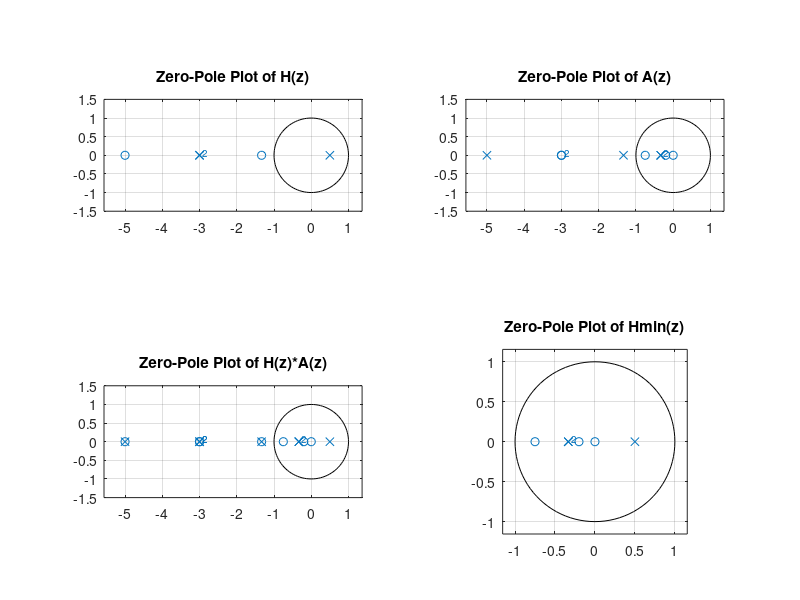
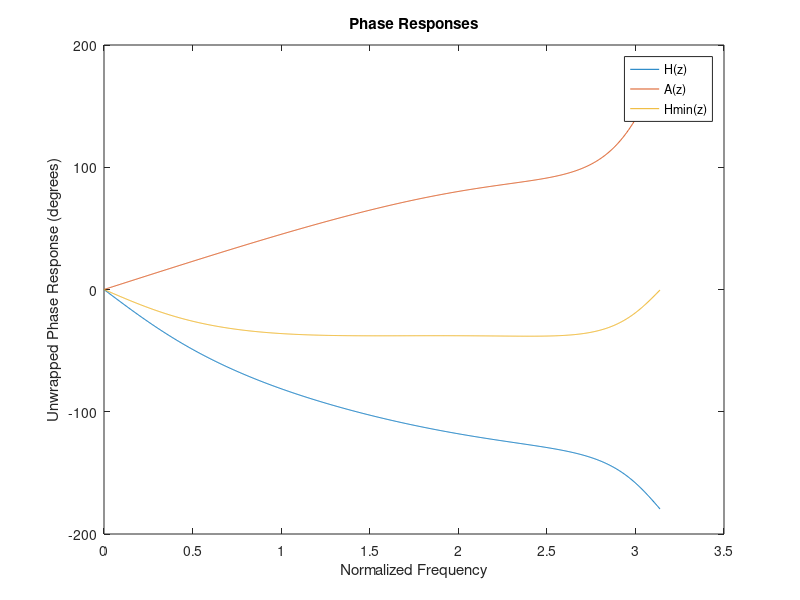

The MATLAB script that drew these images, in order: (Note: this script raises an error after producing the figures.)
 %% Shifra Abittan
% Professor Fontaine
% DSP ECE310
% Problem Set 1: Transfer Function Analysis

% (2)
%% Check to ensure proper all-pass and minimum-phase transfer functions were found
figure 
subplot(2,2,1)
H_z = [-4/3; -5];
H_p = [1/2; -3; -3];
zplane(H_z, H_p)
title('Zero-Pole Plot of H(z)')

subplot(2,2,2)
A_z = [-3/4; -1/5; -3; -3; 0];
A_p = [-4/3; -5; -1/3; -1/3];
zplane(A_z, A_p)
title('Zero-Pole Plot of A(z)')

subplot(2,2,3)
HA_z = [H_z; A_z];
HA_p = [H_p; A_p];
zplane(HA_z, HA_p)
title('Zero-Pole Plot of H(z)*A(z)')

subplot(2,2,4)
Hmin_z = [-3/4; -1/5; 0];
Hmin_p = [1/2; -1/3; -1/3];
zplane(Hmin_z, Hmin_p)
title('Zero-Pole Plot of Hmin(z)')

%% Graph three phase responses

% H(z)
[b_H,a_H] = zp2tf(H_z,H_p,1);
[H,W] = freqz(b_H,a_H,1000);

% A(z)
[b_A,a_A] = zp2tf(A_z,A_p,1);
[H_A,W_A] = freqz(b_A,a_A,1000);

% Hmin(z)
[b_Hmin,a_Hmin] = zp2tf(Hmin_z,Hmin_p,1);
[H_Hmin,W_Hmin] = freqz(b_Hmin,a_Hmin,1000);

figure
plot(W,unwrap(angle(H))*180/pi,W_A,unwrap(angle(H_A))*180/pi,W_Hmin,unwrap(angle(H_Hmin))*180/pi)
legend('H(z)', 'A(z)', 'Hmin(z)')
title('Phase Responses')
xlabel('Normalized Frequency') 
ylabel('Unwrapped Phase Response (degrees)')
%Note that Hmin has "less phase" than H as expected

%% (4)
% Part A Result: S(z) = (-2*z^2 + 5z - 2)^2 / z*(6*z^2 + 13*z + 6)
% Spectral Factorization: (1) Find poles and zeros
syms z;

% zeros
S_num = (-2*z^2 + 5*z - 2)^2;
S_num = expand(S_num);
zeros = roots(coeffs(S_num))

%poles
S_denom = z*(6*z^2 + 13*z + 6);
S_denom = expand(S_denom);
poles = roots(coeffs(S_denom)) %dont forget the pole at 0

%figure
%zplane(coeffs(S_num), coeffs(S_denom))

% Spectral Factorization: (2) Innovations filter H(z) = poles/zeros in
% |z|<1. Whitening filter G(z) = remaining poles/zeros = paraconjugate of
% H(z)

zeros_H = [1/2 1/2]
poles_H = [-2/3 0]





